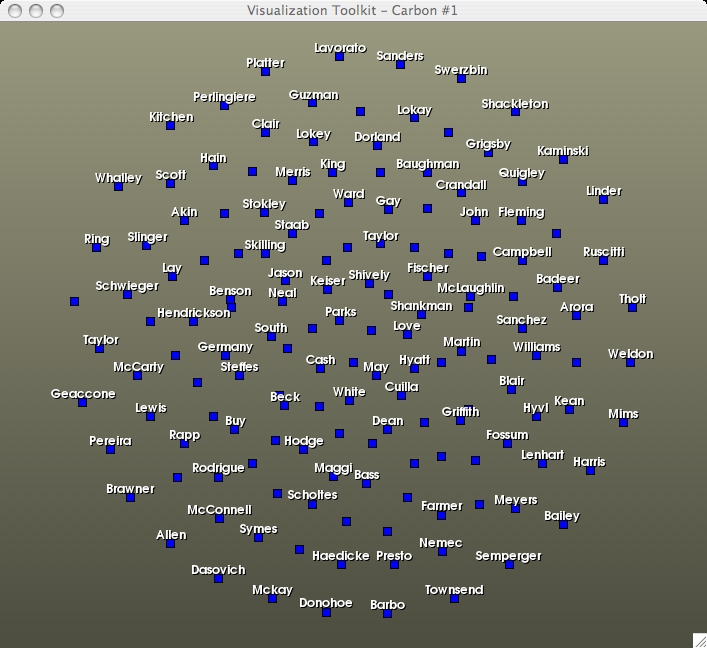

The Python source for this figure:
from vtk import *
import os,sys

layout = ["pass through","circular","simple 2d","force directed","fast 2d","clustering 2d","random","community 2d"]
argc = len(os.sys.argv)
argv = os.sys.argv
print 'argc = ',argc
print 'argv = ',argv
layoutIdx = 0
if argc < 2:
  print "Usage: %s layoutIdx where layout=%s: " % (argv[0],layout)
  sys.exit()
else:
  layoutIdx = int(argv[1])
  print 'layout = ',layout[layoutIdx]

database = vtkSQLDatabase.CreateFromURL("mysql://root@localhost/enron")
database.Open(None)

edge_query = database.GetQueryInstance()
#edge_query.SetQuery("select sendID, recvID, weight from email_arcs_temp2")
edge_query.SetQuery("select sendID, recvID, weight from email_arcs_lastnames")

vertex_query = database.GetQueryInstance()
vertex_query.SetQuery("select firstName, lastName, eid from employeelist")

edge_table = vtkRowQueryToTable()
edge_table.SetQuery(edge_query)
edge_table.Update()
et = edge_table.GetOutput()
print 'et # rows= ',et.GetNumberOfRows()
print 'et # cols= ',et.GetNumberOfColumns()

vertex_table = vtkRowQueryToTable()
vertex_table.SetQuery(vertex_query)
vertex_table.Update()
vt = vertex_table.GetOutput()
print 'vt # rows= ',vt.GetNumberOfRows()
print 'vt # cols= ',vt.GetNumberOfColumns()

va = vtkVariantArray()
va = vt.GetRow(0)
print " --- variant array info ---"
print 'name = ',va.GetName()
print 'num comp = ',va.GetNumberOfComponents()
print 'num tup = ',va.GetNumberOfTuples()
print 'num val = ',va.GetNumberOfValues()


source = vtkTableToGraph()
source.AddInputConnection(edge_table.GetOutputPort())
# following takes exactly 3 args
source.AddLinkVertex("sendID", "lastName", False)
source.AddLinkVertex("recvID", "lastName", False)

# following results in: vtkTableToGraph (0x69dfc0): TableToGraph does not currently support edges between hidden vertices.
#source.AddLinkVertex("sendID", "eid", True)
#source.AddLinkVertex("recvID", "eid", True)

source.AddLinkEdge("sendID", "recvID")
#source.AddLinkEdge("recvID","sendID")

# following is required 
source.SetVertexTableConnection(vertex_table.GetOutputPort())

# Get some useful info
#print '----- source -----',source.GetOutput()   

print 'IsA UG? ',source.GetOutput().IsA('vtkUndirectedGraph')
print 'IsA DG? ',source.GetOutput().IsA('vtkDirectedGraph')

ug = source.GetOutput()
ug.Update()
print 'numverts=',ug.GetNumberOfVertices()  # 151L
print 'numedges=',ug.GetNumberOfEdges()  # 2234L

vdata = ug.GetVertexData()
vdata.GetNumberOfTuples()    # 151

#va_pids = vdata.GetPedigreeIds()  # libvtkCommonPython.vtkVariantArray
#va_pids.GetNumberOfValues()  # 151

#ug.FindVertex( const vtkVariant &pedigreeID  	 ) 

print 'distG helper=',ug.GetDistributedGraphHelper()  # --> None

vit = vtkVertexListIterator()
ug.GetVertices(vit)
numV=0
numE=0
outEdges = vtkOutEdgeIterator()
#outEdges = vtkGraphEdge()
while vit.HasNext():
  v = vit.Next()  # type(v) -> 'long'; 'vtkIdType' is not defined
  numV += 1
  #print 'numV=',numV
  ug.GetOutEdges(v,outEdges)
  while outEdges.HasNext():
    #e = outEdges.Next()
    e = outEdges.NextGraphEdge()
    numE += 1
 
print 'numV = ',numV
print 'numE = ',numE

view = vtkGraphLayoutView()
view.SetLayoutStrategy(layout[layoutIdx])
elayout=["arc parallel"]
layoutGet=view.GetLayoutStrategy()
#print 'GetLayout= ',layoutGet
view.AddRepresentationFromInputConnection(source.GetOutputPort())
view.SetVertexLabelArrayName("lastName")
view.SetVertexLabelVisibility(True)
view.SetEdgeColorArrayName("weight")
view.SetColorEdges(True)
#view.SetColorEdges(False)

view.SetVertexColorArrayName("weight")
view.SetColorVertices(True)

theme = vtkViewTheme.CreateMellowTheme()
theme.SetCellValueRange(0, 0)
theme.SetCellAlphaRange(0.1, 2)
theme.SetCellOpacity(1)
view.ApplyViewTheme(theme)

window = vtkRenderWindow()
wsize=400
window.SetSize(wsize, wsize)
view.SetupRenderWindow(window)
window.GetInteractor().Start()
# 'r' reset the graph; 'e' exit; 'q' quit(e.g. back to python shell; re-do ...Start()
